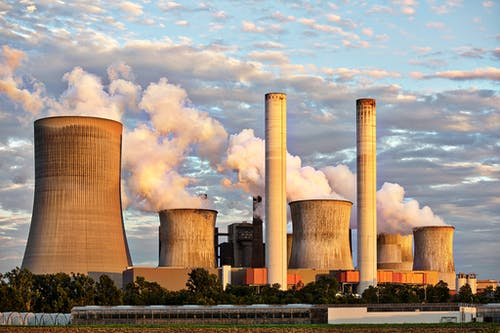
#> input picture Tut1/image.jpg, 500 x 333 px
$ python crop.py
#> lines starting #> are read from the running program, lines starting #| are printed output that depends on the picture
from PIL import Image

def crop_image(input_path, output_path, box):
#> called with input_path = 'image.jpg', output_path = 'cropped_image.jpg', box = (100, 50, 400, 300)
    image = Image.open(input_path)
#> image is the input picture: PIL image 500x333 RGB; mean R, G, B 161.3, 147.7, 135.3

    cropped_image = image.crop(box)
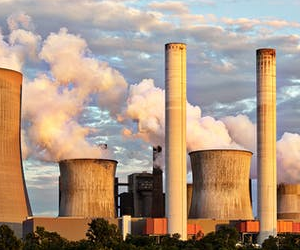
#> cropped_image: PIL image 300x250 RGB; mean R, G, B 174.2, 150.5, 130.1

    cropped_image.save(output_path)

    image.close()

    print(f"Image cropped successfully and saved to {output_path}")

crop_box = (100, 50, 400, 300)

crop_image('image.jpg', 'cropped_image.jpg', crop_box)
